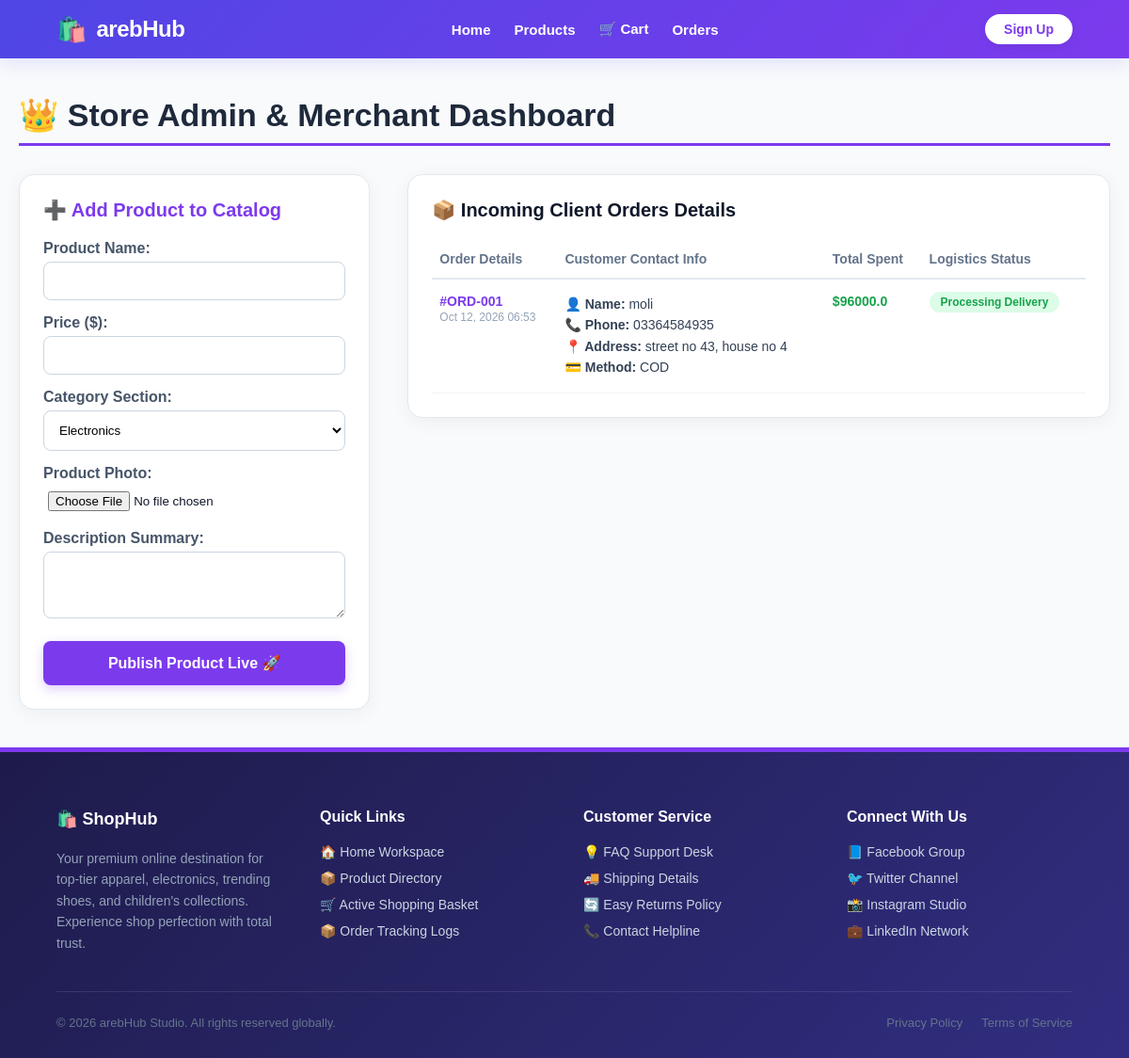
/dashboard/, run on the app's committed database.
### myapp/models.py (models this page shows, shortened)
class CustomerOrder(models.Model):
    user = models.ForeignKey(Register, on_delete=models.CASCADE)
    full_name = models.CharField(max_length=200)
    address = models.TextField()
    phone = models.CharField(max_length=50)
    payment_method = models.CharField(max_length=50)
    total_amount = models.FloatField()
    order_date = models.DateTimeField(auto_now_add=True)
    status = models.CharField(max_length=50, default="Processing Delivery")

### myapp/views.py (the view, shortened to what this page needs)
# urls.py: path('dashboard/', views.merchant_dashboard, name='merchant_dashboard'),
def merchant_dashboard(request):
    all_orders = CustomerOrder.objects.all().order_by('-order_date')
    all_categories = Category.objects.all()
    context = {
        'orders': all_orders,
        'categories': all_categories
    }
    return render(request, 'merchant_dashboard.html', context)

### myapp/templates/merchant_dashboard.html (shortened to what this page needs)
{% extends 'base.html' %}
{% block content %}
<div style="max-width: 1200px; margin: 0 auto; padding: 40px 20px; font-family: 'Segoe UI', system-ui, sans-serif; background: #f8fafc;">
    <h1 style="color: #1e293b; font-weight: 800; font-size: 34px; margin-bottom: 30px; border-bottom: 3px solid #7c3aed; padding-bottom: 10px;">
        👑 Store Admin & Merchant Dashboard
    </h1>
    <div style="display: grid; grid-template-columns: 1fr 2fr; gap: 40px; align-items: start;">
        <div style="background: white; border-radius: 16px; box-shadow: 0 4px 20px rgba(0,0,0,0.05); padding: 25px; border: 1px solid #e2e8f0;">
            <h3 style="color: #7c3aed; margin-top: 0; margin-bottom: 20px; font-size: 20px; font-weight: 700;">
                ➕ Add Product to Catalog
            </h3>
            <form method="POST" enctype="multipart/form-data">
                <div style="margin-bottom: 15px;">
                    <label style="display: block; font-weight: 600; margin-bottom: 5px; color: #475569;">Product Name:</label>
                    <input type="text" name="product_name" required style="width: 100%; padding: 12px; border: 1px solid #cbd5e1; border-radius: 8px; box-sizing: border-box;">
                </div>
                <div style="margin-bottom: 15px;">
                    <label style="display: block; font-weight: 600; margin-bottom: 5px; color: #475569;">Price ($):</label>
                    <input type="number" step="0.01" name="product_price" required style="width: 100%; padding: 12px; border: 1px solid #cbd5e1; border-radius: 8px; box-sizing: border-box;">
                </div>
                <div style="margin-bottom: 15px;">
                    <label style="display: block; font-weight: 600; margin-bottom: 5px; color: #475569;">Category Section:</label>
                    <select name="category_id" required style="width: 100%; padding: 12px; border: 1px solid #cbd5e1; border-radius: 8px; background: white; box-sizing: border-box;">
                        {% for cat in categories %}
                            <option value="{{ cat.id }}">{{ cat.name }}</option>
                        {% endfor %}
                    </select>
                </div>
                <div style="margin-bottom: 15px;">
                    <label style="display: block; font-weight: 600; margin-bottom: 5px; color: #475569;">Product Photo:</label>
                    <input type="file" name="product_image" required style="width: 100%; padding: 5px;">
                </div>
                <div style="margin-bottom: 20px;">
                    <label style="display: block; font-weight: 600; margin-bottom: 5px; color: #475569;">Description Summary:</label>
                    <textarea name="product_description" required rows="3" style="width: 100%; padding: 12px; border: 1px solid #cbd5e1; border-radius: 8px; box-sizing: border-box; resize: vertical;"></textarea>
                </div>
                <button type="submit" style="width: 100%; background: #7c3aed; color: white; padding: 14px; border: none; border-radius: 8px; font-weight: bold; cursor: pointer; font-size: 16px; box-shadow: 0 4px 12px rgba(124, 58, 237, 0.25);">
                    Publish Product Live 🚀
                </button>
            </form>
        </div>
        <div style="background: white; border-radius: 16px; box-shadow: 0 4px 20px rgba(0,0,0,0.05); padding: 25px; border: 1px solid #e2e8f0; overflow-x: auto;">
            <h3 style="color: #0f172a; margin-top: 0; margin-bottom: 20px; font-size: 20px; font-weight: 700;">
                📦 Incoming Client Orders Details
            </h3>
            {% if orders %}
                <table style="width: 100%; border-collapse: collapse; text-align: left;">
                    <thead>
                        <tr style="border-bottom: 2px solid #e2e8f0; color: #64748b; font-weight: 600; font-size: 14px;">
                            <th style="padding: 12px 8px;">Order Details</th>
                            <th style="padding: 12px 8px;">Customer Contact Info</th>
                            <th style="padding: 12px 8px;">Total Spent</th>
                            <th style="padding: 12px 8px;">Logistics Status</th>
                        </tr>
                    </thead>
                    <tbody>
                        {% for ord in orders %}
                            <tr style="border-bottom: 1px solid #f1f5f9; color: #334155; font-size: 14px;">
                                <td style="padding: 15px 8px; vertical-align: top;">
                                    <strong style="color:#7c3aed;">#ORD-00{{ ord.id }}</strong><br>
                                    <span style="font-size: 12px; color:#94a3b8;">{{ ord.order_date|date:"M d, Y H:i" }}</span>
                                </td>
                                <td style="padding: 15px 8px; line-height: 1.6; vertical-align: top;">
                                    <strong>👤 Name:</strong> {{ ord.full_name }}<br>
                                    <strong>📞 Phone:</strong> {{ ord.phone }}<br>
                                    <strong>📍 Address:</strong> {{ ord.address }}<br>
                                    <strong>💳 Method:</strong> {{ ord.payment_method|upper }}
                                </td>
                                <td style="padding: 15px 8px; font-weight: bold; color: #16a34a; vertical-align: top;">
                                    ${{ ord.total_amount }}
                                </td>
                                <td style="padding: 15px 8px; vertical-align: top;">
                                    <span style="background: #dcfce7; color: #16a34a; padding: 4px 12px; border-radius: 20px; font-size: 12px; font-weight: bold;">
                                        {{ ord.status }}
                                    </span>
                                </td>
                            </tr>
                        {% endfor %}
                    </tbody>
                </table>
            {% else %}
                <div style="text-align: center; padding: 40px 0; color: #94a3b8;">
                    <p style="font-size: 16px; margin: 0;">No purchase transaction data logs filed yet.</p>
                </div>
            {% endif %}
        </div>
    </div>
</div>
{% endblock %}

### myapp/templates/base.html (style rules this page uses)
* { margin: 0; padding: 0; box-sizing: border-box; font-family: 'Plus Jakarta Sans', sans-serif; }
body { background-color: #f8fafc; color: #0f172a; min-height: 100vh; display: flex; flex-direction: column; }

### data on the page
CustomerOrder: id "1", order_date "Oct 12, 2026 06:53", full_name "moli", phone "03364584935", address "street no 43, house no 4", payment_method "COD", total_amount "96000.0", status "Processing Delivery"

### other printed values
form field category_id "Electronics"
